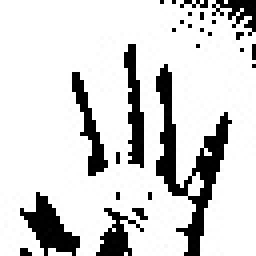
#> input picture data/train/5/10.jpg, 64 x 64 px, given in place of the camera (shown 4 times larger)
$ python collect-data.py
#> lines starting #> are read from the running program, lines starting #| are printed output that depends on the picture; after the words box and inside, x2 and y2 are one past the last pixel; in counts of white or black regions, pixels touching at a corner belong together; pictures that were not available may be replaced by others from this repository, and a replacement may not be noted
import cv2
import numpy as np
import os

# Create the directory structure
if not os.path.exists("data"):
    os.makedirs("data")
    os.makedirs("data/train")
    os.makedirs("data/test")
    os.makedirs("data/train/0")
    os.makedirs("data/train/1")
    os.makedirs("data/train/2")
    os.makedirs("data/train/3")
    os.makedirs("data/train/4")
    os.makedirs("data/train/5")
    os.makedirs("data/test/0")
    os.makedirs("data/test/1")
    os.makedirs("data/test/2")
    os.makedirs("data/test/3")
    os.makedirs("data/test/4")
    os.makedirs("data/test/5")


# Train or test
mode = 'test'
directory = 'data/'+mode+'/'

cap = cv2.VideoCapture(0)

while True:
    _, frame = cap.read()
#> frame is the input picture: shape (64, 64, 3); min 0, max 255, mean 211.9
    # Simulating mirror image
    frame = cv2.flip(frame, 1)
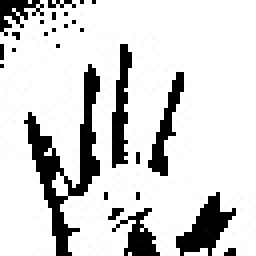
#> frame: shape (64, 64, 3) (shown 4 times larger); min 0, max 255, mean 211.9

    # Getting count of existing images
    count = {'zero': len(os.listdir(directory+"/0")),
             'one': len(os.listdir(directory+"/1")),
             'two': len(os.listdir(directory+"/2")),
             'three': len(os.listdir(directory+"/3")),
             'four': len(os.listdir(directory+"/4")),
             'five': len(os.listdir(directory+"/5"))}

    # Printing the count in each set to the screen
    cv2.putText(frame, "MODE : "+mode, (10, 50), cv2.FONT_HERSHEY_PLAIN, 1, (0,255,255), 1)
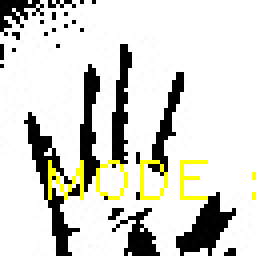
#> frame: shape (64, 64, 3) (shown 4 times larger); 2.78% of pixels changed, all inside (x1, y1, x2, y2) = (12, 40, 64, 50)
    cv2.putText(frame, "IMAGE COUNT", (10, 100), cv2.FONT_HERSHEY_PLAIN, 1, (0,255,255), 1)
    cv2.putText(frame, "ZERO : "+str(count['zero']), (10, 120), cv2.FONT_HERSHEY_PLAIN, 1, (0,255,255), 1)
    cv2.putText(frame, "ONE : "+str(count['one']), (10, 140), cv2.FONT_HERSHEY_PLAIN, 1, (0,255,255), 1)
    cv2.putText(frame, "TWO : "+str(count['two']), (10, 160), cv2.FONT_HERSHEY_PLAIN, 1, (0,255,255), 1)
    cv2.putText(frame, "THREE : "+str(count['three']), (10, 180), cv2.FONT_HERSHEY_PLAIN, 1, (0,255,255), 1)
    cv2.putText(frame, "FOUR : "+str(count['four']), (10, 200), cv2.FONT_HERSHEY_PLAIN, 1, (0,255,255), 1)
    cv2.putText(frame, "FIVE : "+str(count['five']), (10, 220), cv2.FONT_HERSHEY_PLAIN, 1, (0,255,255), 1)

    # Coordinates of the ROI
    x1 = int(0.5*frame.shape[1])
#> x1 = 32
    y1 = 10
    x2 = frame.shape[1]-10
#> x2 = 54
    y2 = int(0.5*frame.shape[1])
#> y2 = 32
    # Drawing the ROI
    # The increment/decrement by 1 is to compensate for the bounding box
    cv2.rectangle(frame, (x1-1, y1-1), (x2+1, y2+1), (255,0,0) ,1)
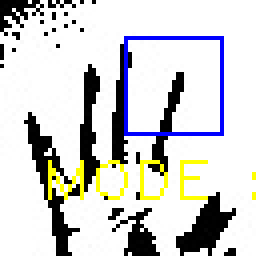
#> frame: shape (64, 64, 3) (shown 4 times larger); 2.34% of pixels changed, all inside (x1, y1, x2, y2) = (31, 9, 56, 34)
    # Extracting the ROI
    roi = frame[y1:y2, x1:x2]
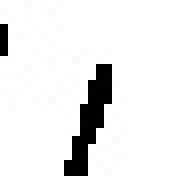
#> roi: shape (22, 22, 3) (shown 8 times larger); min 0, max 255, mean 233.1
    roi = cv2.resize(roi, (64, 64))
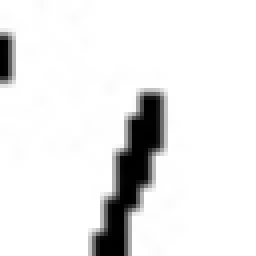
#> roi: shape (64, 64, 3) (shown 4 times larger); min 0, max 255, mean 233.1

    cv2.imshow("Frame", frame)

    # [5 lines of commented-out code are left out]
    roi = cv2.cvtColor(roi, cv2.COLOR_BGR2GRAY)
#> roi: shape (64, 64)
    _, roi = cv2.threshold(roi, 160, 255, cv2.THRESH_BINARY)
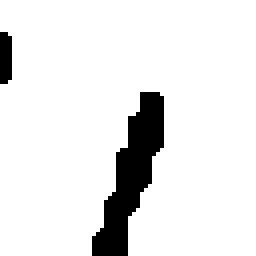
#> roi: shape (64, 64) (shown 4 times larger); 91% white; 2 black regions, box (x1, y1, x2, y2) and area: (23, 23, 41, 64) 332, (0, 8, 3, 21) 37
    cv2.imshow("ROI", roi)

    interrupt = cv2.waitKey(10)
#> (key Esc is pressed here)
    if interrupt & 0xFF == 27: # esc key
        break
    if interrupt & 0xFF == ord('0'):
        cv2.imwrite(directory+'0/'+str(count['zero'])+'.jpg', roi)
    if interrupt & 0xFF == ord('1'):
        cv2.imwrite(directory+'1/'+str(count['one'])+'.jpg', roi)
    if interrupt & 0xFF == ord('2'):
        cv2.imwrite(directory+'2/'+str(count['two'])+'.jpg', roi)
    if interrupt & 0xFF == ord('3'):
        cv2.imwrite(directory+'3/'+str(count['three'])+'.jpg', roi)
    if interrupt & 0xFF == ord('4'):
        cv2.imwrite(directory+'4/'+str(count['four'])+'.jpg', roi)
    if interrupt & 0xFF == ord('5'):
        cv2.imwrite(directory+'5/'+str(count['five'])+'.jpg', roi)

cap.release()
cv2.destroyAllWindows()
"""
d = "old-data/test/0"
newd = "data/test/0"
for walk in os.walk(d):
    for file in walk[2]:
        roi = cv2.imread(d+"/"+file)
        roi = cv2.cvtColor(roi, cv2.COLOR_BGR2GRAY)
        _, mask = cv2.threshold(roi, 120, 255, cv2.THRESH_BINARY)
        cv2.imwrite(newd+"/"+file, mask)
"""
